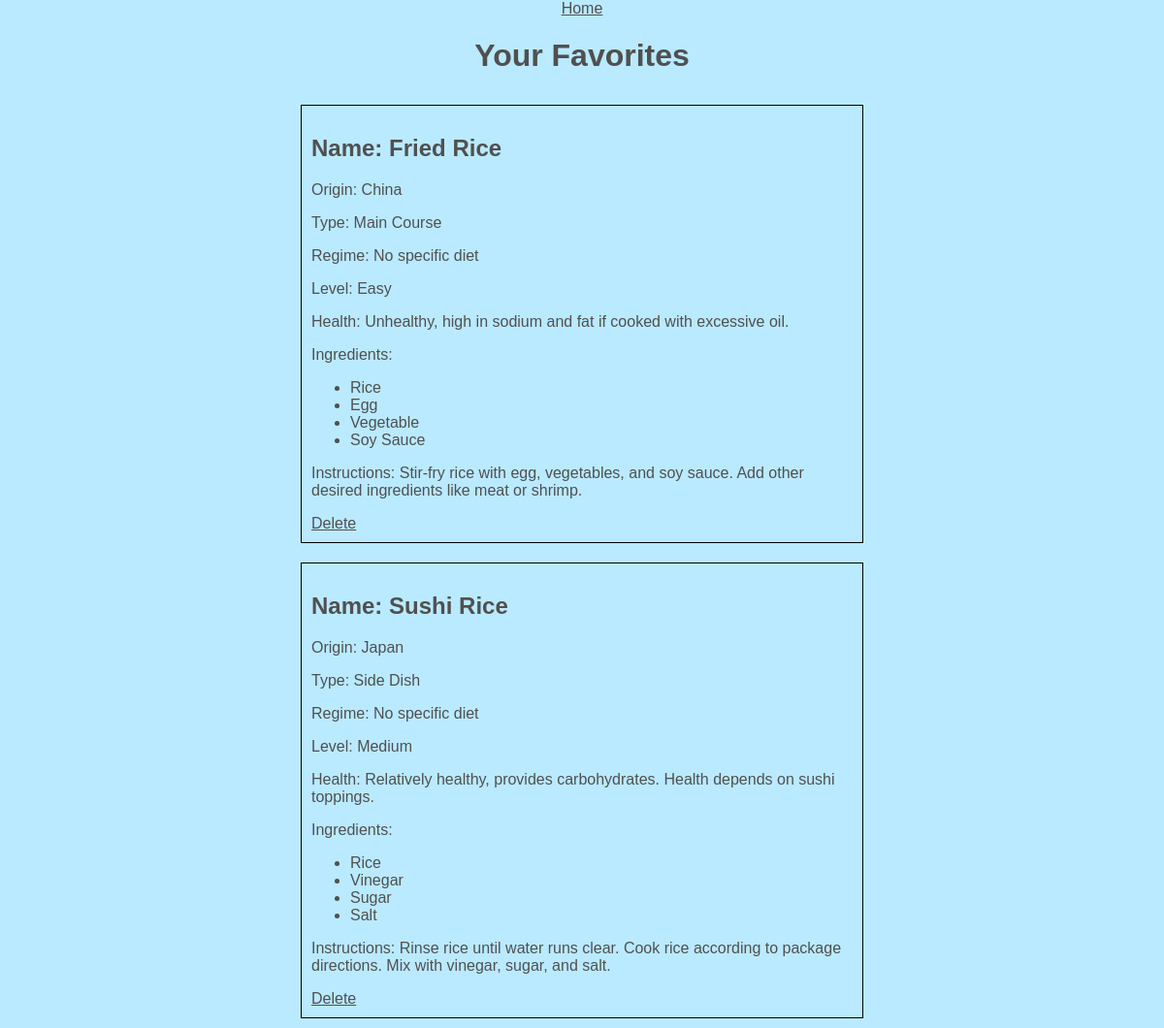
Page /show-favorite.php (signed in) on the committed database.
### tables this page shows
CREATE TABLE IF NOT EXISTS `plat` (
  `ID_PLAT` varchar(20) NOT NULL,
  `LIBELLE_PLAT` varchar(50) NOT NULL,
  `ID_ORIGINE` varchar(20) NOT NULL,
  `ID_TYPE` varchar(20) NOT NULL,
  `ID_REGIME` varchar(20) NOT NULL,
  `NIVEAU_DIFFICULTE` varchar(50) NOT NULL,
  `INSTRUCTION` varchar(400) NOT NULL,
  `HEALTH` varchar(300) NOT NULL,
  `ID_USER` varchar(20) NOT NULL,
  PRIMARY KEY (`ID_PLAT`),
  KEY `ID_ORIGINE` (`ID_ORIGINE`),
  KEY `ID_TYPE` (`ID_TYPE`),
  KEY `ID_REGIME` (`ID_REGIME`)
);

CREATE TABLE IF NOT EXISTS `origine` (
  `ID_ORIGINE` varchar(20) NOT NULL,
  `LIBELLE_ORIGINE` varchar(30) NOT NULL,
  PRIMARY KEY (`ID_ORIGINE`)
);

CREATE TABLE IF NOT EXISTS `type` (
  `ID_TYPE` varchar(20) NOT NULL,
  `LIBELLE_TYPE` varchar(30) NOT NULL,
  PRIMARY KEY (`ID_TYPE`)
);

CREATE TABLE IF NOT EXISTS `regime` (
  `ID_REGIME` varchar(20) NOT NULL,
  `LIBELLE_REGIME` varchar(30) NOT NULL,
  PRIMARY KEY (`ID_REGIME`)
);

CREATE TABLE IF NOT EXISTS `plat_ingredient` (
  `ID_PLAT` varchar(20) NOT NULL,
  `ID_INGREDIENT` varchar(20) NOT NULL,
  KEY `ID_PLAT` (`ID_PLAT`),
  KEY `ID_INGREDIENT` (`ID_INGREDIENT`)
);

CREATE TABLE IF NOT EXISTS `ingredient` (
  `ID_INGREDIENT` varchar(20) NOT NULL,
  `LIBELLE_INGREDIENT` varchar(30) NOT NULL,
  PRIMARY KEY (`ID_INGREDIENT`)
);

### show-favorite.php (the view, shortened to what this page needs)
<?php
include "base-start.php";
?>
<!doctype html>
<html lang="en">
<head>
    <link rel="stylesheet" href="style.css">
</head>
<body>
<main>
    <a href="index.php">Home</a>
    <h1>Your Favorites</h1>
    <?php
    $sql = 'SELECT *, plat.LIBELLE_PLAT AS PLAT_LIBELLE FROM plat
            JOIN origine ON plat.ID_ORIGINE = origine.ID_ORIGINE
            JOIN type ON plat.ID_TYPE = type.ID_TYPE
            JOIN regime ON plat.ID_REGIME = regime.ID_REGIME WHERE ID_USER = :id';
    $result = $base->prepare($sql);
    $result->execute(array('id' => $_SESSION['id']));
    while ($row = $result->fetch()) {
        echo '<div style="border: 1px solid black; margin: 10px; padding: 10px;">';
        echo '<h2>Name: ' . $row['PLAT_LIBELLE'] . '</h2>';
        echo '<p>Origin: ' . $row['LIBELLE_ORIGINE'] . '</p>';
        echo '<p>Type: ' . $row['LIBELLE_TYPE'] . '</p>';
        echo '<p>Regime: ' . $row['LIBELLE_REGIME'] . '</p>';
        echo '<p>Level: ' . $row['NIVEAU_DIFFICULTE'] . '</p>';
        echo '<p>Health: ' . $row['HEALTH'] . '</p>';
        echo '<p>Ingredients:</p>';
        echo '<ul>';
        $sql = 'SELECT * FROM plat_ingredient JOIN ingredient ON plat_ingredient.ID_INGREDIENT = ingredient.ID_INGREDIENT WHERE ID_PLAT = :id ';
        $result2 = $base->prepare($sql);
        $result2->execute(array('id' => $row['ID_PLAT']));
        while ($row2 = $result2->fetch()) {
            echo '<li>' . $row2['LIBELLE_INGREDIENT'] . '</li>';
        }
        echo '</ul>';
        echo '<p>Instructions: '.$row['INSTRUCTION'].'</p>';
        echo '<a href="show-favorite.php?id='.$row['ID_PLAT'].'">Delete</a>';
        echo '</div>';
    }
    ?>
</main>
</body>
</html>

### style.css (style rules this page uses)
* { font-family: "Jockey One", sans-serif; color: #505050; }
body { margin: 0; padding: 0; background: rgba(163, 227, 255, 0.75); display: flex; justify-content: center; }
main { width: 50%; display: flex; flex-direction: column; align-items: center; justify-content: center; min-height: 100vh; position: relative; }

### rows in the picture
plat: LIBELLE_PLAT "Fried Rice", ID_ORIGINE.LIBELLE_ORIGINE "China", ID_TYPE.LIBELLE_TYPE "Main Course", ID_REGIME.LIBELLE_REGIME "No specific diet", NIVEAU_DIFFICULTE "Easy", HEALTH "Unhealthy, high in sodium and fat if cooked with excessive oil.", INSTRUCTION "Stir-fry rice with egg, vegetables, and soy sauce. Add other desired ingredients like meat or shrimp."
plat_ingredient: ID_INGREDIENT.LIBELLE_INGREDIENT "Rice"
plat_ingredient: ID_INGREDIENT.LIBELLE_INGREDIENT "Egg"
plat_ingredient: ID_INGREDIENT.LIBELLE_INGREDIENT "Vegetable"
plat_ingredient: ID_INGREDIENT.LIBELLE_INGREDIENT "Soy Sauce"
plat: LIBELLE_PLAT "Sushi Rice", ID_ORIGINE.LIBELLE_ORIGINE "Japan", ID_TYPE.LIBELLE_TYPE "Side Dish", ID_REGIME.LIBELLE_REGIME "No specific diet", NIVEAU_DIFFICULTE "Medium", HEALTH "Relatively healthy, provides carbohydrates. Health depends on sushi toppings.", INSTRUCTION "Rinse rice until water runs clear. Cook rice according to package directions. Mix with vinegar, sugar, and salt."
plat_ingredient: ID_INGREDIENT.LIBELLE_INGREDIENT "Rice"
plat_ingredient: ID_INGREDIENT.LIBELLE_INGREDIENT "Vinegar"
plat_ingredient: ID_INGREDIENT.LIBELLE_INGREDIENT "Sugar"
plat_ingredient: ID_INGREDIENT.LIBELLE_INGREDIENT "Salt"
